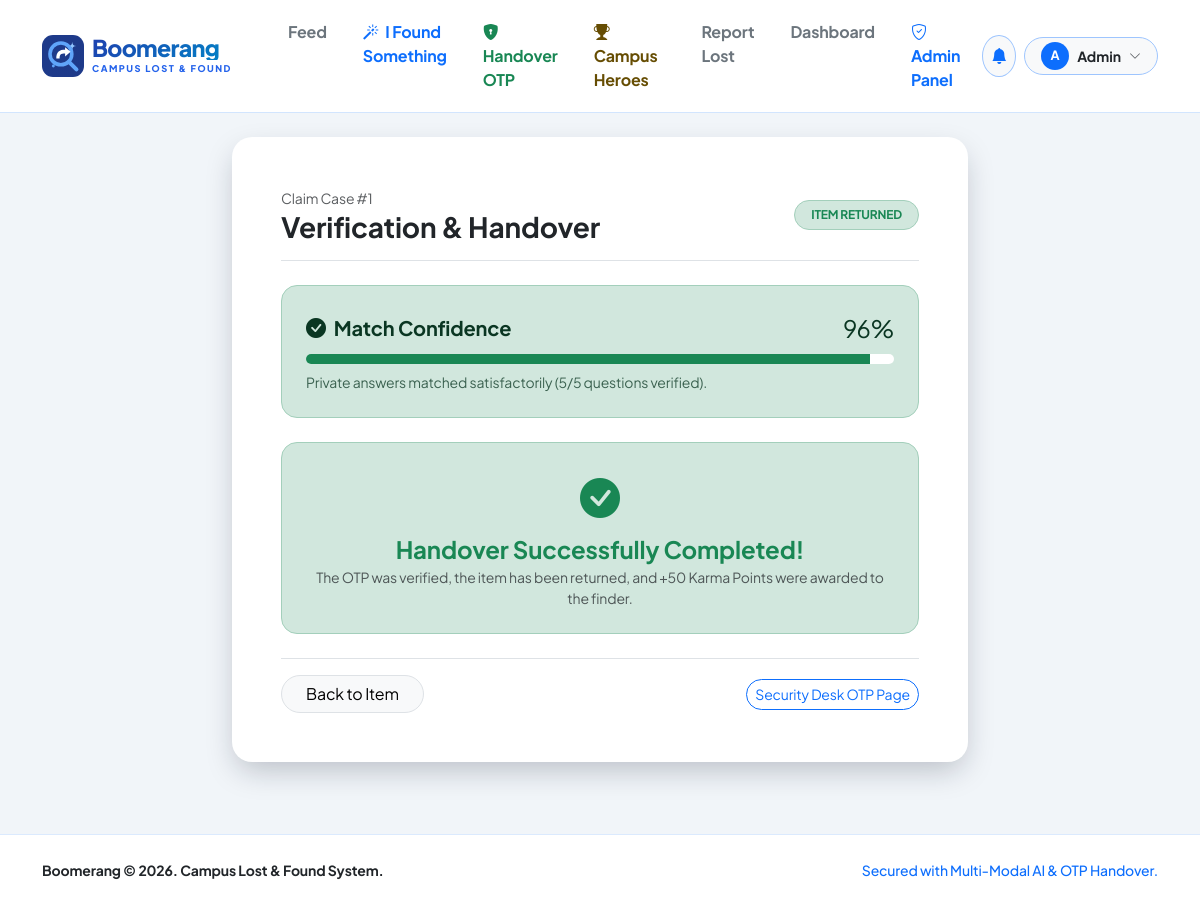
/claim/1 (signed in), run on the app's committed database.
### tables this page shows
CREATE TABLE users (
        id INTEGER PRIMARY KEY AUTOINCREMENT,
        name TEXT,
        email TEXT UNIQUE,
        phone TEXT,
        dept TEXT,
        pw TEXT,
        role TEXT DEFAULT 'user'
    , karma INTEGER DEFAULT 0);

CREATE TABLE claims (
        id INTEGER PRIMARY KEY AUTOINCREMENT,
        item_id INTEGER,
        finder_id INTEGER,
        photo TEXT,
        description TEXT,
        answers TEXT,
        result TEXT,
        status TEXT,
        created TIMESTAMP DEFAULT CURRENT_TIMESTAMP
    , handover_otp TEXT);

### app.py (the view)
@app.route("/claim/<int:cid>")
@login_required
def claim(cid):
    c = q("SELECT * FROM claims WHERE id=?", (cid,), one=True)
    if not c:
        abort(404)
    it = q("SELECT * FROM items WHERE id=?", (c["item_id"],), one=True)
    u = me()
    if u["id"] not in (c["finder_id"], it["owner_id"]) and u["role"] != "admin":
        abort(403)
    owner = q("SELECT name, phone, email, dept FROM users WHERE id=?", (it["owner_id"],), one=True)
    finder = q("SELECT name, phone, email, dept FROM users WHERE id=?", (c["finder_id"],), one=True)
    try:
        res = json.loads(c["result"] or "{}")
    except Exception:
        res = {"match": False, "confidence": 0.0, "reason": "Verification processed."}
    can_finder_see_owner = bool(c["finder_id"] == u["id"] and res.get("match") is True)
    can_owner_see_finder = bool(it["owner_id"] == u["id"] and c["status"] == "confirmed")
    return render_template("claim.html", c=c, it=it, owner=owner, finder=finder, res=res,
                           can_finder_see_owner=can_finder_see_owner,
                           can_owner_see_finder=can_owner_see_finder)

### app.py (called while the page is built)
def db():
    if "db" not in g:
        g.db = sqlite3.connect(DB)
        g.db.row_factory = sqlite3.Row
    return g.db

def q(sql, args=(), one=False, commit=False):
    cur = db().execute(sql, args)
    if commit:
        db().commit()
        return cur.lastrowid
    rows = cur.fetchall()
    return (rows[0] if rows else None) if one else rows

def me():
    if "uid" in session:
        return q("SELECT * FROM users WHERE id=?", (session["uid"],), one=True)
    return None

def login_required(f):
    @wraps(f)
    def w(*a, **k):
        if not me():
            flash("Please log in to continue.", "warning")
            return redirect(url_for("login"))
        return f(*a, **k)
    return w

@app.context_processor
def inject():
    u = me()
    unread_count = 0
    if u:
        row = q("SELECT COUNT(*) c FROM notes WHERE user_id=? AND seen=0", (u["id"],), one=True)
        unread_count = row["c"] if row else 0
    return dict(current_user=u, unread=unread_count, mask=mask, categories=CATEGORIES)

### templates/claim.html (shortened to what this page needs)
{% extends "base.html" %}
{% block content %}
{% set is_match = (res.get('match') if (res is mapping and res.get('match')) else false) %}
{% set conf = (res.get('confidence', 0.0)|float if res is mapping else 0.0) %}
{% set score = (conf * 100)|int %}
{% set reason = (res.get('reason', 'Verification processed successfully.') if res is mapping else 'No verification details available.') %}
{% set is_owner = (current_user and current_user['id'] == it['owner_id']) %}
{% set is_finder = (current_user and current_user['id'] == c['finder_id']) %}
<div class="row justify-content-center">
    <div class="col-lg-8">
        <div class="card-white-pop p-4 p-md-5 mb-5">
            <div class="d-flex justify-content-between align-items-center border-bottom pb-3 mb-4">
                <div>
                    <span class="text-muted small">Claim Case #{{ c['id'] }}</span>
                    <h3 class="fw-bold mb-0 text-dark">Verification & Handover</h3>
                </div>
                {% if c['status'] == 'confirmed' %}
                <span class="badge bg-success-subtle text-success border border-success-subtle px-3 py-2 rounded-pill fw-bold">ITEM RETURNED</span>
                {% elif is_match %}
                <span class="status-pill status-found fs-6 px-3 py-2">MATCH VERIFIED</span>
                {% else %}
                <span class="status-pill status-lost fs-6 px-3 py-2">VERIFICATION FAILED</span>
                {% endif %}
            </div>
            {% if is_match %}
            <div class="p-4 rounded-4 mb-4 bg-success-subtle border border-success-subtle text-success-emphasis">
                <div class="d-flex justify-content-between align-items-center mb-2">
                    <span class="fw-bold fs-5"><i class="bi bi-check-circle-fill me-2"></i>Match Confidence</span>
                    <span class="fs-4 fw-extrabold">{{ score }}%</span>
                </div>
                <div class="progress rounded-pill bg-white mb-2" style="height: 10px;">
                    <div class="progress-bar bg-success" id="progressBarEl" data-width="{{ score }}"></div>
                </div>
                <div class="small opacity-75">{{ reason }}</div>
            </div>
            {% endif %}
            {% if is_match and c['status'] != 'confirmed' %}
                {% if is_owner %}
                <div class="dark-blue-canvas p-4 text-white text-center mb-4">
                    <span class="badge bg-warning text-dark px-3 py-1 rounded-pill fw-bold mb-2">
                        <i class="bi bi-shield-lock-fill me-1"></i> Your Secret Handover OTP
                    </span>
                    <h4 class="fw-bold mb-2">Show this OTP to Finder / Security Guard</h4>
                    <p class="text-light opacity-75 small mb-3">
                        Do NOT share this code over phone. Tell this OTP only when you physically receive your item!
                    </p>
                    <div class="otp-display-box my-3">
                        {{ c['handover_otp'] }}
                    </div>
                    <div class="small text-info fw-semibold">
                        Once the finder enters this 6-digit OTP, the item is marked as Returned.
                    </div>
                </div>
                {% endif %}
                {% if is_finder or (current_user and current_user['role'] == 'admin') %}
                <div class="p-4 rounded-4 border border-primary mb-4" style="background: #eff6ff;">
                    <h5 class="fw-bold text-primary d-flex align-items-center gap-2 mb-2">
                        <i class="bi bi-key-fill"></i> Complete Handover with Owner's OTP
                    </h5>
                    <p class="text-muted small mb-3">
                        When the owner comes to collect the item (or at security desk), ask them for their <strong>6-digit Secret OTP</strong> and enter it below:
                    </p>
                    <form method="POST" action="{{ url_for('verify_claim_otp', cid=c['id']) }}" class="d-flex flex-column flex-sm-row gap-2">
                        <input type="text" name="otp" maxlength="6" pattern="[0-9]{6}" class="form-control rounded-pill text-center fw-bold fs-5" placeholder="Enter 6-digit OTP" required style="letter-spacing: 0.2em;">
                        <button type="submit" class="btn btn-boomerang px-4 text-nowrap">
                            <i class="bi bi-check2-circle me-1"></i> Verify OTP & Complete (+50 Karma)
                        </button>
                    </form>
                </div>
                {% endif %}
            {% elif c['status'] == 'confirmed' %}
                <div class="alert alert-success rounded-4 p-4 text-center mb-4">
                    <i class="bi bi-check-circle-fill fs-1 text-success d-block mb-2"></i>
                    <h4 class="fw-bold text-success mb-1">Handover Successfully Completed!</h4>
                    <p class="text-muted small mb-0">The OTP was verified, the item has been returned, and +50 Karma Points were awarded to the finder.</p>
                </div>
            {% endif %}
            <div class="d-flex justify-content-between align-items-center pt-3 border-top">
                <a href="{{ url_for('item', iid=it['id']) }}" class="btn btn-light rounded-pill border px-4">Back to Item</a>
                <a href="{{ url_for('otp_verify_page') }}" class="btn btn-outline-primary rounded-pill btn-sm">Security Desk OTP Page</a>
            </div>
        </div>
    </div>
</div>
{% endblock %}

### templates/base.html (shortened to what this page needs)
<!DOCTYPE html>
<html lang="en">
<head>
    <link href="https://cdn.jsdelivr.net/npm/bootstrap@5.3.3/dist/css/bootstrap.min.css" rel="stylesheet">
    <link href="https://cdn.jsdelivr.net/npm/bootstrap-icons@1.11.3/font/bootstrap-icons.min.css" rel="stylesheet">
</head>
<body>
    <nav class="navbar navbar-expand-lg glass-nav sticky-top">
        <div class="container py-1">
            <a class="navbar-brand d-flex align-items-center gap-2 text-decoration-none" href="{{ url_for('index') }}">
                <div class="d-flex flex-column">
                    <span class="brand-title">Boomerang</span>
                    <span class="brand-subtitle">CAMPUS LOST & FOUND</span>
                </div>
            </a>
            <div class="collapse navbar-collapse" id="navContent">
                <ul class="navbar-nav me-auto mb-2 mb-lg-0 ms-lg-4 gap-1">
                    <li class="nav-item"><a class="nav-link fw-bold px-3 text-secondary" href="{{ url_for('index') }}">Feed</a></li>
                    <li class="nav-item">
                        <a class="nav-link fw-bold px-3 text-primary" href="{{ url_for('found_new') }}">
                            <i class="bi bi-magic me-1"></i> I Found Something
                        </a>
                    </li>
                    <li class="nav-item">
                        <a class="nav-link fw-bold px-3 text-success" href="{{ url_for('otp_verify_page') }}">
                            <i class="bi bi-shield-lock-fill me-1"></i> Handover OTP
                        </a>
                    </li>
                    <li class="nav-item">
                        <a class="nav-link fw-bold px-3 text-warning-emphasis" href="{{ url_for('leaderboard') }}">
                            <i class="bi bi-trophy-fill me-1"></i> Campus Heroes
                        </a>
                    </li>
                    {% if current_user %}
                    <li class="nav-item"><a class="nav-link fw-bold px-3 text-secondary" href="{{ url_for('lost_new') }}">Report Lost</a></li>
                    <li class="nav-item"><a class="nav-link fw-bold px-3 text-secondary" href="{{ url_for('dashboard') }}">Dashboard</a></li>
                    {% if current_user.role == 'admin' %}
                    <li class="nav-item"><a class="nav-link fw-bold px-3 text-primary" href="{{ url_for('admin') }}"><i class="bi bi-shield-check me-1"></i> Admin Panel</a></li>
                    {% endif %}
                    {% endif %}
                </ul>
                <div class="d-flex align-items-center gap-2">
                    {% if current_user %}
                    <a href="{{ url_for('notifications') }}" class="btn btn-light rounded-circle position-relative border border-primary-subtle p-2" title="Notifications">
                        <i class="bi bi-bell-fill text-primary fs-6"></i>
                    </a>
                    <div class="dropdown">
                        <button class="btn btn-light border border-primary-subtle rounded-pill d-flex align-items-center gap-2 py-1 px-3" type="button" data-bs-toggle="dropdown">
                            <span class="bg-primary text-white rounded-circle d-inline-flex align-items-center justify-content-center fw-bold" style="width: 28px; height: 28px; font-size: 0.8rem;">
                                {{ current_user.name[0]|upper }}
                            </span>
                            <span class="fw-bold small text-dark">{{ current_user.name }}</span>
                            <i class="bi bi-chevron-down text-muted" style="font-size: 0.75rem;"></i>
                        </button>
                    </div>
                    {% else %}
                    <a href="{{ url_for('login') }}" class="btn btn-light border rounded-pill px-4 fw-bold text-primary">Login</a>
                    <a href="{{ url_for('register') }}" class="btn btn-boomerang px-4">Register</a>
                    {% endif %}
                </div>
            </div>
        </div>
    </nav>
    <main class="container my-4 flex-grow-1">
        {% block content %}{% endblock %}
    </main>
    <footer class="footer-boomerang text-center small text-muted">
        <div class="container">
            <div class="d-flex justify-content-between align-items-center flex-column flex-md-row gap-2">
                <div class="fw-bold text-dark">Boomerang &copy; 2026. Campus Lost & Found System.</div>
                <div class="text-primary fw-medium">Secured with Multi-Modal AI & OTP Handover.</div>
            </div>
        </div>
    </footer>
</body>
</html>

### templates/base.html (style rules this page uses)
:root { --blue-950: #0a0f1d; --blue-900: #0f172a; --blue-800: #1e3a8a; --blue-700: #1d4ed8; --blue-600: #2563eb; --blue-500: #3b82f6; --blue-100: #dbeafe; }
body { font-family: 'Plus Jakarta Sans', sans-serif; background-color: #f1f5f9; color: #0f172a; min-height: 100vh; display: flex; flex-direction: column; letter-spacing: -0.01em; }
.glass-nav { background: rgba(255, 255, 255, 0.95); backdrop-filter: blur(14px); -webkit-backdrop-filter: blur(14px); border-bottom: 1px solid rgba(191, 219, 254, 0.7); }
.brand-title { font-size: 1.45rem; font-weight: 900; line-height: 1; letter-spacing: -0.03em; background: linear-gradient(135deg, #1e40af 0%, #0284c7 100%); -webkit-background-clip: text; -webkit-text-fill-color: transparent; }
.brand-subtitle { font-size: 0.58rem; font-weight: 800; letter-spacing: 0.16em; color: #2563eb; margin-top: 2px; text-transform: uppercase; }
.card-white-pop { background: #ffffff !important; border-radius: 20px; border: 1px solid rgba(255, 255, 255, 0.8); box-shadow: 0 12px 30px -5px rgba(15, 23, 42, 0.25); transition: transform 0.25s ease, box-shadow 0.25s ease; }
.footer-boomerang { margin-top: auto; background: #ffffff; border-top: 1px solid #dbeafe; padding: 25px 0; }

### data on the page
users: name "A", name "Admin"
claims: id "1"

### other printed values
{{ score }} "96"
{{ reason }} "Private answers matched satisfactorily (5/5 questions verified)."
